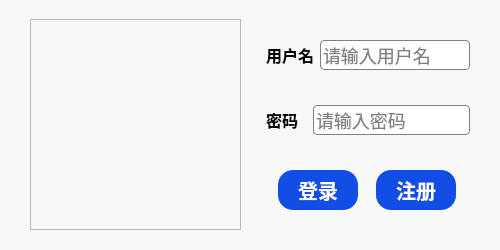
<?xml version="1.0" encoding="UTF-8"?>
<ui version="4.0">
 <class>Form</class>
 <widget class="QWidget" name="Form">
  <property name="geometry">
   <rect>
    <x>0</x>
    <y>0</y>
    <width>500</width>
    <height>250</height>
   </rect>
  </property>
  <property name="minimumSize">
   <size>
    <width>500</width>
    <height>250</height>
   </size>
  </property>
  <property name="windowTitle">
   <string>千词斩</string>
  </property>
  <property name="styleSheet">
   <string notr="true">QWidget#Form{background-color:#F8F8F9;}


</string>
  </property>
  <layout class="QHBoxLayout" name="horizontalLayout_4">
   <item>
    <spacer name="horizontalSpacer_2">
     <property name="orientation">
      <enum>Qt::Horizontal</enum>
     </property>
     <property name="sizeHint" stdset="0">
      <size>
       <width>40</width>
       <height>20</height>
      </size>
     </property>
    </spacer>
   </item>
   <item>
    <widget class="QFrame" name="frame">
     <property name="sizePolicy">
      <sizepolicy hsizetype="Fixed" vsizetype="Fixed">
       <horstretch>0</horstretch>
       <verstretch>0</verstretch>
      </sizepolicy>
     </property>
     <property name="minimumSize">
      <size>
       <width>211</width>
       <height>211</height>
      </size>
     </property>
     <property name="maximumSize">
      <size>
       <width>211</width>
       <height>211</height>
      </size>
     </property>
     <property name="styleSheet">
      <string notr="true">background-image:url(c:/users/jeff/desktop/first/ui/1.jpg);</string>
     </property>
     <property name="frameShape">
      <enum>QFrame::StyledPanel</enum>
     </property>
     <property name="frameShadow">
      <enum>QFrame::Raised</enum>
     </property>
    </widget>
   </item>
   <item>
    <spacer name="horizontalSpacer">
     <property name="orientation">
      <enum>Qt::Horizontal</enum>
     </property>
     <property name="sizeHint" stdset="0">
      <size>
       <width>40</width>
       <height>20</height>
      </size>
     </property>
    </spacer>
   </item>
   <item>
    <layout class="QVBoxLayout" name="verticalLayout_3">
     <item>
      <layout class="QHBoxLayout" name="horizontalLayout">
       <item>
        <widget class="QLabel" name="usernamelabel">
         <property name="sizePolicy">
          <sizepolicy hsizetype="Preferred" vsizetype="Fixed">
           <horstretch>1</horstretch>
           <verstretch>0</verstretch>
          </sizepolicy>
         </property>
         <property name="font">
          <font>
           <family>幼圆</family>
           <pointsize>12</pointsize>
           <weight>75</weight>
           <bold>true</bold>
          </font>
         </property>
         <property name="text">
          <string>用户名</string>
         </property>
        </widget>
       </item>
       <item>
        <widget class="QLineEdit" name="usernamebox">
         <property name="sizePolicy">
          <sizepolicy hsizetype="Expanding" vsizetype="Fixed">
           <horstretch>6</horstretch>
           <verstretch>0</verstretch>
          </sizepolicy>
         </property>
         <property name="minimumSize">
          <size>
           <width>150</width>
           <height>30</height>
          </size>
         </property>
         <property name="styleSheet">
          <string notr="true">QLineEdit{border-width:1px;border-radius:4px;font-size:18px;color:black;border:1px solid gray;}
QLineEdit:hover{border-width:1px;border-radius:4px;font-size:18px;color:black;border:1px solid rgb(70,200,50);}</string>
         </property>
         <property name="placeholderText">
          <string>请输入用户名</string>
         </property>
        </widget>
       </item>
      </layout>
     </item>
     <item>
      <layout class="QHBoxLayout" name="horizontalLayout_2">
       <item>
        <widget class="QLabel" name="pwdlabel">
         <property name="sizePolicy">
          <sizepolicy hsizetype="Preferred" vsizetype="Fixed">
           <horstretch>1</horstretch>
           <verstretch>0</verstretch>
          </sizepolicy>
         </property>
         <property name="font">
          <font>
           <family>幼圆</family>
           <pointsize>12</pointsize>
           <weight>75</weight>
           <bold>true</bold>
          </font>
         </property>
         <property name="text">
          <string>密码  </string>
         </property>
        </widget>
       </item>
       <item>
        <widget class="QLineEdit" name="pwdbox">
         <property name="sizePolicy">
          <sizepolicy hsizetype="Expanding" vsizetype="Fixed">
           <horstretch>6</horstretch>
           <verstretch>0</verstretch>
          </sizepolicy>
         </property>
         <property name="minimumSize">
          <size>
           <width>150</width>
           <height>30</height>
          </size>
         </property>
         <property name="styleSheet">
          <string notr="true">QLineEdit{border-width:1px;border-radius:4px;font-size:18px;color:black;border:1px solid gray;}
QLineEdit:hover{border-width:1px;border-radius:4px;font-size:18px;color:black;border:1px solid rgb(70,200,50);}</string>
         </property>
         <property name="echoMode">
          <enum>QLineEdit::Password</enum>
         </property>
         <property name="placeholderText">
          <string>请输入密码</string>
         </property>
        </widget>
       </item>
      </layout>
     </item>
     <item>
      <layout class="QHBoxLayout" name="horizontalLayout_3" stretch="0,0">
       <property name="sizeConstraint">
        <enum>QLayout::SetDefaultConstraint</enum>
       </property>
       <item>
        <widget class="QPushButton" name="loginbtn">
         <property name="sizePolicy">
          <sizepolicy hsizetype="Maximum" vsizetype="Maximum">
           <horstretch>0</horstretch>
           <verstretch>0</verstretch>
          </sizepolicy>
         </property>
         <property name="minimumSize">
          <size>
           <width>80</width>
           <height>40</height>
          </size>
         </property>
         <property name="styleSheet">
          <string notr="true">QPushButton{background:#124EE6;border-radius:15px;font:bold;
font-size:20px;font-family:幼圆;color:#FFFFFF}
QPushButton:hover{background:#1B69E0;}</string>
         </property>
         <property name="text">
          <string>登录</string>
         </property>
        </widget>
       </item>
       <item>
        <widget class="QPushButton" name="registbtn">
         <property name="sizePolicy">
          <sizepolicy hsizetype="Fixed" vsizetype="Fixed">
           <horstretch>0</horstretch>
           <verstretch>0</verstretch>
          </sizepolicy>
         </property>
         <property name="minimumSize">
          <size>
           <width>80</width>
           <height>40</height>
          </size>
         </property>
         <property name="styleSheet">
          <string notr="true">QPushButton{background:#124EE6;border-radius:15px;font:bold;
font-size:20px;font-family:幼圆;color:#FFFFFF}
QPushButton:hover{background:#1B69E0;}</string>
         </property>
         <property name="text">
          <string>注册</string>
         </property>
        </widget>
       </item>
      </layout>
     </item>
    </layout>
   </item>
   <item>
    <spacer name="horizontalSpacer_3">
     <property name="orientation">
      <enum>Qt::Horizontal</enum>
     </property>
     <property name="sizeHint" stdset="0">
      <size>
       <width>40</width>
       <height>20</height>
      </size>
     </property>
    </spacer>
   </item>
  </layout>
 </widget>
 <resources/>
 <connections/>
</ui>
